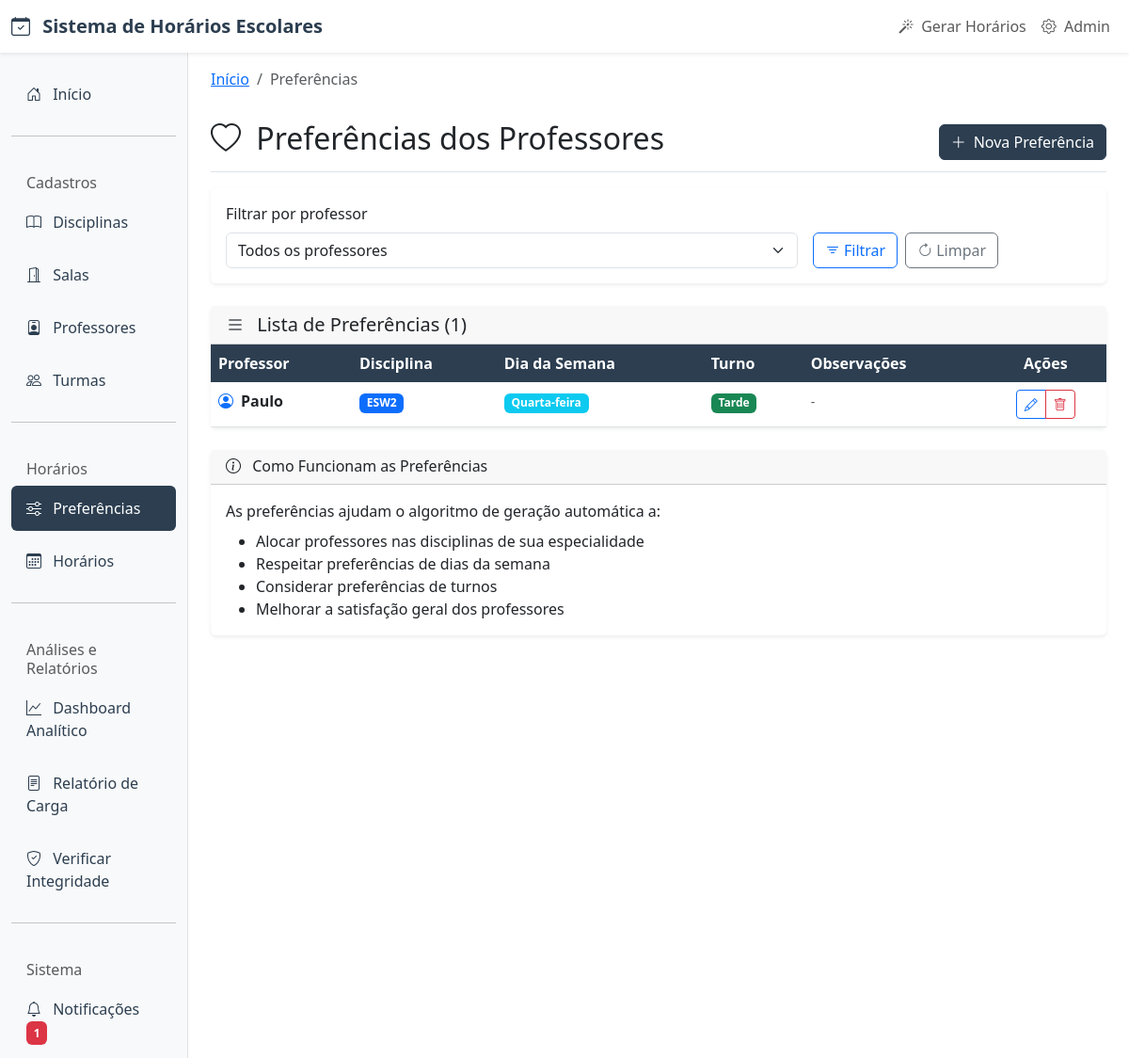
Page /preferencias/ on the earlier database version.
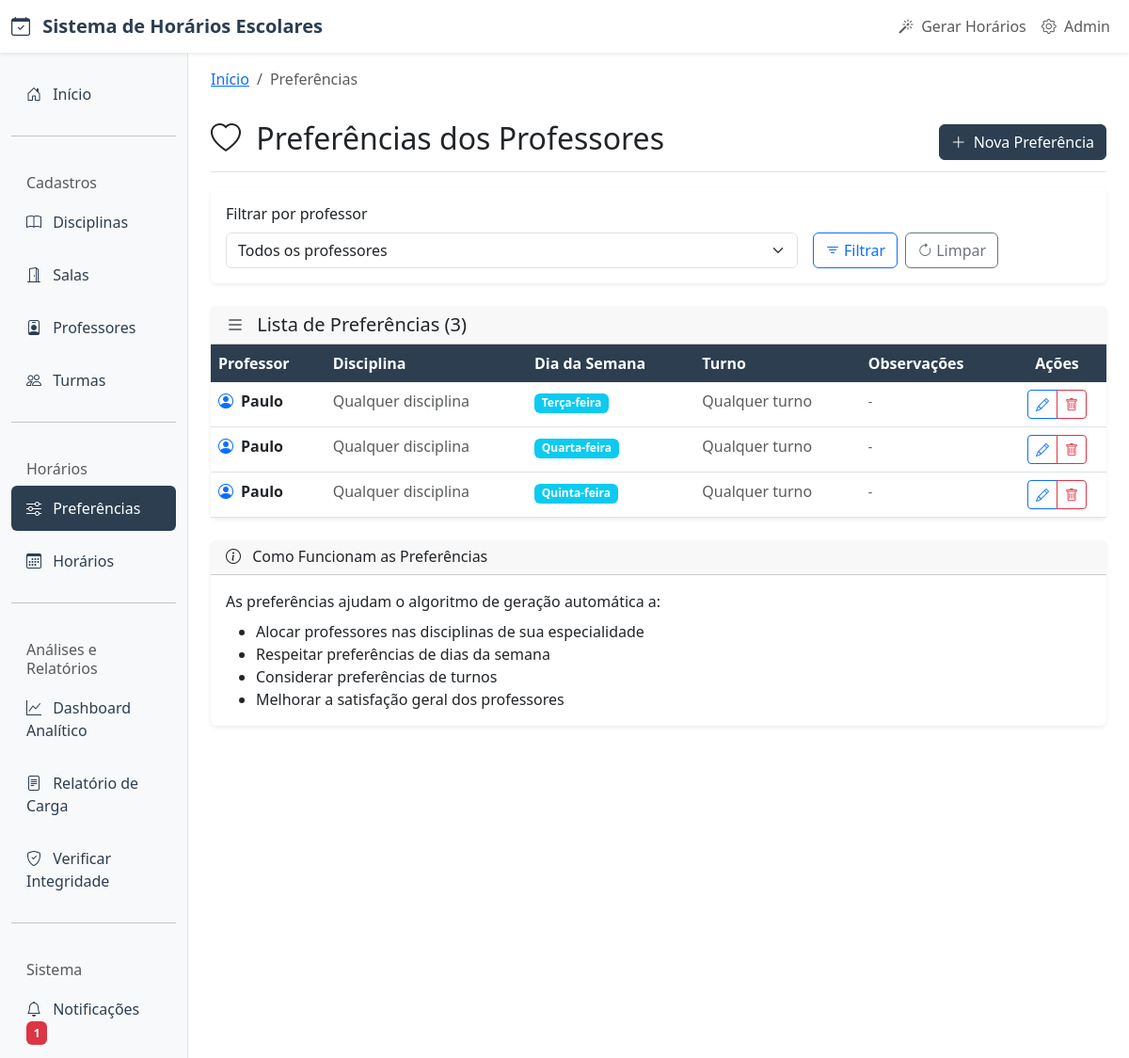
Same page on the later database version.
### core/models.py (models this page shows, shortened)
class PreferenciaProfessor(models.Model):
    DIAS_SEMANA = [
        (0, 'Segunda-feira'),
        (1, 'Terça-feira'),
        (2, 'Quarta-feira'),
        (3, 'Quinta-feira'),
        (4, 'Sexta-feira'),
        (5, 'Sábado'),
        (6, 'Domingo'),
    ]
    TURNOS = [
        ('manha', 'Manhã'),
        ('tarde', 'Tarde'),
        ('noite', 'Noite'),
    ]
    professor = models.ForeignKey(
        Professor,
        on_delete=models.CASCADE,
        verbose_name="Professor",
        related_name="preferencias"
    )
    disciplina = models.ForeignKey(
        Disciplina,
        on_delete=models.CASCADE,
        verbose_name="Disciplina",
        related_name="preferencias_professores",
        null=True,
        blank=True,
        help_text="Disciplina específica (deixe vazio para qualquer disciplina)"
    )
    dia_semana = models.IntegerField(
        choices=DIAS_SEMANA,
        verbose_name="Dia da Semana",
        null=True,
        blank=True,
        help_text="Dia da semana específico (deixe vazio para qualquer dia)"
    )
    turno = models.CharField(
        max_length=10,
        choices=TURNOS,
        verbose_name="Turno",
        blank=True,
        help_text="Turno específico (deixe vazio para qualquer turno)"
    )
    disponivel = models.BooleanField(
        default=True,
        verbose_name="Disponível",
        help_text="Se o professor está disponível neste horário/turno/dia"
    )
    preferencial = models.BooleanField(
        default=False,
        verbose_name="Preferencial",
        help_text="Se este é um horário/turno/dia preferencial para o professor"
    )
    prioridade = models.IntegerField(
        default=3,
        choices=[(1, 'Baixa'), (2, 'Média'), (3, 'Normal'), (4, 'Alta'), (5, 'Crítica')],
        verbose_name="Prioridade",
        help_text="Nível de prioridade desta preferência (1=Baixa, 5=Crítica)"
    )
    observacoes = models.TextField(
        blank=True,
        verbose_name="Observações",
        help_text="Observações adicionais sobre esta preferência"
    )
    criado_em = models.DateTimeField(auto_now_add=True)
    atualizado_em = models.DateTimeField(auto_now=True)
    class Meta:
        verbose_name = "Preferência do Professor"
        verbose_name_plural = "Preferências dos Professores"
        ordering = ['professor__nome_completo', 'dia_semana', 'turno']

class Professor(models.Model):
    nome_completo = models.CharField(
        max_length=150,
        verbose_name="Nome Completo",
        help_text="Nome completo do professor"
    )
    email = models.EmailField(
        max_length=100,
        verbose_name="E-mail",
        help_text="Endereço de e-mail do professor",
        blank=True
    )
    telefone = models.CharField(
        max_length=20,
        verbose_name="Telefone",
        help_text="Telefone de contato do professor",
        blank=True
    )
    especialidade = models.CharField(
        max_length=100,
        verbose_name="Especialidade",
        help_text="Área de especialidade ou formação principal",
        blank=True
    )
    disciplinas = models.ManyToManyField(
        Disciplina,
        verbose_name="Disciplinas",
        help_text="Disciplinas que o professor pode lecionar",
        blank=True
    )
    ativo = models.BooleanField(
        default=True,
        verbose_name="Ativo",
        help_text="Se o professor está ativo no sistema"
    )
    criado_em = models.DateTimeField(auto_now_add=True)
    atualizado_em = models.DateTimeField(auto_now=True)
    class Meta:
        verbose_name = "Professor"
        verbose_name_plural = "Professores"
        ordering = ['nome_completo']

class Disciplina(models.Model):
    nome = models.CharField(
        max_length=100,
        verbose_name="Nome da Disciplina",
        help_text="Nome completo da disciplina"
    )
    carga_horaria_semanal = models.PositiveIntegerField(
        verbose_name="Carga Horária Semanal",
        help_text="Número de aulas por semana",
        validators=[MinValueValidator(1), MaxValueValidator(20)]
    )
    curso_area = models.CharField(
        max_length=100,
        verbose_name="Curso/Área",
        help_text="Curso ou área da disciplina"
    )
    periodo_serie = models.CharField(
        max_length=50,
        verbose_name="Período/Série",
        help_text="Período ou série da disciplina"
    )
    ativa = models.BooleanField(
        default=True,
        verbose_name="Ativa",
        help_text="Se a disciplina está ativa no sistema"
    )
    criado_em = models.DateTimeField(auto_now_add=True)
    atualizado_em = models.DateTimeField(auto_now=True)
    class Meta:
        verbose_name = "Disciplina"
        verbose_name_plural = "Disciplinas"
        ordering = ['nome']

### core/views.py (the view)
# urls.py: path('preferencias/', views.PreferenciaProfessorListView.as_view(), name='preferencia_list'),
class PreferenciaProfessorListView(ListView):
    model = PreferenciaProfessor
    template_name = 'core/preferencia_list.html'
    context_object_name = 'preferencias'
    paginate_by = 20
    def get_queryset(self):
        queryset = PreferenciaProfessor.objects.all().select_related('professor', 'disciplina')
        professor_id = self.request.GET.get('professor')
        if professor_id:
            queryset = queryset.filter(professor_id=professor_id)
        return queryset.order_by('professor__nome_completo', 'dia_semana', 'turno')
    def get_context_data(self, **kwargs):
        context = super().get_context_data(**kwargs)
        context['professores'] = Professor.objects.filter(ativo=True).order_by('nome_completo')
        return context

### core/templates/core/preferencia_list.html (shortened to what this page needs)
{% extends 'core/base.html' %}
{% block breadcrumb %}
<nav aria-label="breadcrumb">
    <ol class="breadcrumb">
        <li class="breadcrumb-item"><a href="{% url 'core:home' %}">Início</a></li>
        <li class="breadcrumb-item active">Preferências</li>
    </ol>
</nav>
{% endblock %}
{% block content %}
<div class="fade-in">
    <div class="d-flex justify-content-between flex-wrap flex-md-nowrap align-items-center pt-3 pb-2 mb-3 border-bottom">
        <h1 class="h2">
            <i class="bi bi-heart me-2"></i>
            Preferências dos Professores
        </h1>
        <div class="btn-toolbar mb-2 mb-md-0">
            <a href="{% url 'core:preferencia_create' %}" class="btn btn-primary">
                <i class="bi bi-plus-lg me-2"></i>Nova Preferência
            </a>
        </div>
    </div>
    <div class="card mb-4">
        <div class="card-body">
            <form method="get" class="row g-3">
                <div class="col-md-8">
                    <label for="professor" class="form-label">Filtrar por professor</label>
                    <select class="form-select" name="professor" id="professor">
                        <option value="">Todos os professores</option>
                    </select>
                </div>
                <div class="col-md-4 d-flex align-items-end">
                    <button type="submit" class="btn btn-outline-primary me-2">
                        <i class="bi bi-filter me-1"></i>Filtrar
                    </button>
                    <a href="{% url 'core:preferencia_list' %}" class="btn btn-outline-secondary">
                        <i class="bi bi-arrow-clockwise me-1"></i>Limpar
                    </a>
                </div>
            </form>
        </div>
    </div>
    <div class="card">
        <div class="card-header d-flex justify-content-between align-items-center">
            <h5 class="card-title mb-0">
                <i class="bi bi-list me-2"></i>
                Lista de Preferências ({{ preferencias|length }})
            </h5>
        </div>
        <div class="card-body p-0">
            {% if preferencias %}
                <div class="table-responsive">
                    <table class="table table-hover mb-0">
                        <thead class="table-light">
                            <tr>
                                <th>Professor</th>
                                <th>Disciplina</th>
                                <th>Dia da Semana</th>
                                <th>Turno</th>
                                <th>Observações</th>
                                <th class="text-center">Ações</th>
                            </tr>
                        </thead>
                        <tbody>
                            {% for preferencia in preferencias %}
                            <tr>
                                <td>
                                    <div class="d-flex align-items-center">
                                        <i class="bi bi-person-circle text-primary me-2"></i>
                                        <div>
                                            <strong>{{ preferencia.professor.nome_completo }}</strong>
                                            <br>
                                        </div>
                                    </div>
                                </td>
                                <td>
                                    {% if preferencia.disciplina %}
                                        <span class="badge bg-primary">{{ preferencia.disciplina.nome }}</span>
                                    {% else %}
                                        <span class="text-muted">Qualquer disciplina</span>
                                    {% endif %}
                                </td>
                                <td>
                                    {% if preferencia.dia_semana is not None %}
                                        <span class="badge bg-info">{{ preferencia.get_dia_semana_display }}</span>
                                    {% else %}
                                        <span class="text-muted">Qualquer dia</span>
                                    {% endif %}
                                </td>
                                <td>
                                    {% if preferencia.turno %}
                                        <span class="badge bg-success">{{ preferencia.get_turno_display }}</span>
                                    {% else %}
                                        <span class="text-muted">Qualquer turno</span>
                                    {% endif %}
                                </td>
                                <td>
                                    {% if preferencia.observacoes %}
                                        <small class="text-muted">{{ preferencia.observacoes|truncatechars:50 }}</small>
                                    {% else %}
                                        <small class="text-muted">-</small>
                                    {% endif %}
                                </td>
                                <td class="text-center">
                                    <div class="btn-group" role="group">
                                        <a href="{% url 'core:preferencia_update' preferencia.pk %}"
                                           class="btn btn-sm btn-outline-primary" title="Editar">
                                            <i class="bi bi-pencil"></i>
                                        </a>
                                        <a href="{% url 'core:preferencia_delete' preferencia.pk %}"
                                           class="btn btn-sm btn-outline-danger" title="Excluir"
                                           onclick="return confirm('Tem certeza que deseja excluir esta preferência?')">
                                            <i class="bi bi-trash"></i>
                                        </a>
                                    </div>
                                </td>
                            </tr>
                            {% endfor %}
                        </tbody>
                    </table>
                </div>
            {% endif %}
        </div>
    </div>
    <div class="card mt-4">
        <div class="card-header">
            <h6 class="card-title mb-0">
                <i class="bi bi-info-circle me-2"></i>
                Como Funcionam as Preferências
            </h6>
        </div>
        <div class="card-body">
            <p class="mb-2">As preferências ajudam o algoritmo de geração automática a:</p>
            <ul class="mb-0">
                <li>Alocar professores nas disciplinas de sua especialidade</li>
                <li>Respeitar preferências de dias da semana</li>
                <li>Considerar preferências de turnos</li>
                <li>Melhorar a satisfação geral dos professores</li>
            </ul>
        </div>
    </div>
</div>
{% endblock %}

Differences in the rows shown:
removed PreferenciaProfessor: professor.nome_completo "Paulo", disciplina.nome "ESW2", dia_semana "Quarta-feira", turno "Tarde"
added PreferenciaProfessor: professor.nome_completo "Paulo", shows "Qualquer disciplina", dia_semana "Terça-feira", turno "Qualquer turno"
added PreferenciaProfessor: professor.nome_completo "Paulo", shows "Qualquer disciplina", dia_semana "Quarta-feira", turno "Qualquer turno"
added PreferenciaProfessor: professor.nome_completo "Paulo", shows "Qualquer disciplina", dia_semana "Quinta-feira", turno "Qualquer turno"
Other differences:
{{ preferencias|length }}: "1" → "3"
